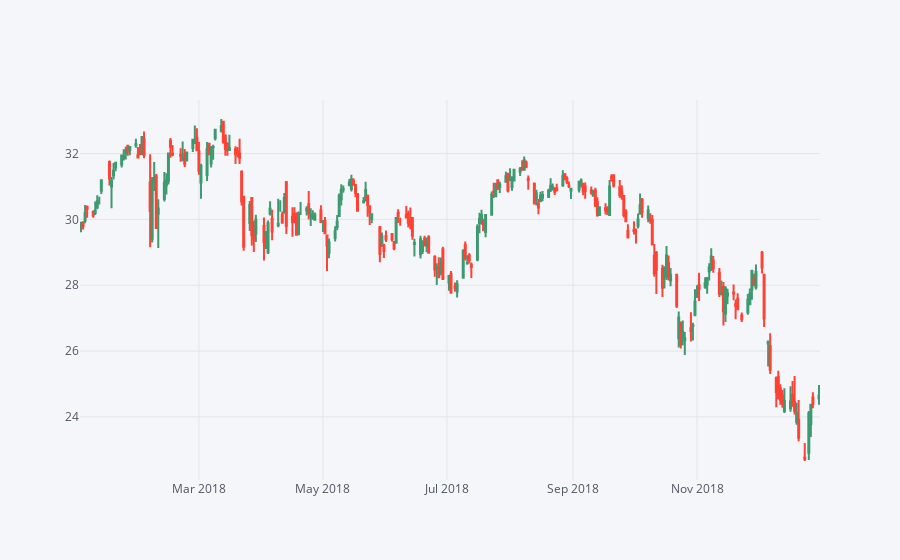

Source (notebook cell):
### Markdown cell above
# From the above plot we can see that City bank, Bank of America are more correlated and in the other group JP Morgan, and Wells Fargo are more correlated.

### Code cell
#close_corr = bank_Stocks.xs(key ='Close', axis = 1, level ='Stock Info').corr()
#close_corr.iplot(kind ='heatmap', colorscale ='rdylbu')

bac18 = BAC[['Open','High','Low','Close']].ix['2018-01-01':'2019-01-01']
bac18.iplot(kind ='candle')

### Figure 1 — Plotly figure (JSON) as saved in the notebook; plotly's stock layout.template omitted (floating-point values rounded to 4 significant figures; data arrays with more than 128 entries replaced by an {"elided": "..."} marker saying what was removed)
{"data": [{"close": {"elided": "251 float values"}, "high": {"elided": "251 float values"}, "low": {"elided": "251 float values"}, "open": {"elided": "251 float values"}, "showlegend": false, "type": "candlestick", "uid": "9cb18746-6b2c-4424-90a7-71efc41fd168", "x": {"elided": "251 str values"}, "yaxis": "y2"}], "layout": {"legend": {"bgcolor": "#F5F6F9", "font": {"color": "#4D5663"}}, "paper_bgcolor": "#F5F6F9", "plot_bgcolor": "#F5F6F9", "title": {"font": {"color": "#4D5663"}}, "xaxis": {"gridcolor": "#E1E5ED", "rangeslider": {"visible": false}, "showgrid": true, "tickfont": {"color": "#4D5663"}, "title": {"font": {"color": "#4D5663"}, "text": ""}, "zerolinecolor": "#E1E5ED"}, "yaxis": {"gridcolor": "#E1E5ED", "showgrid": true, "showticklabels": false, "tickfont": {"color": "#4D5663"}, "title": {"font": {"color": "#4D5663"}, "text": ""}, "zerolinecolor": "#E1E5ED"}, "yaxis2": {"gridcolor": "#E1E5ED", "showgrid": true, "tickfont": {"color": "#4D5663"}, "title": {"font": {"color": "#4D5663"}, "text": ""}, "zerolinecolor": "#E1E5ED"}}}
